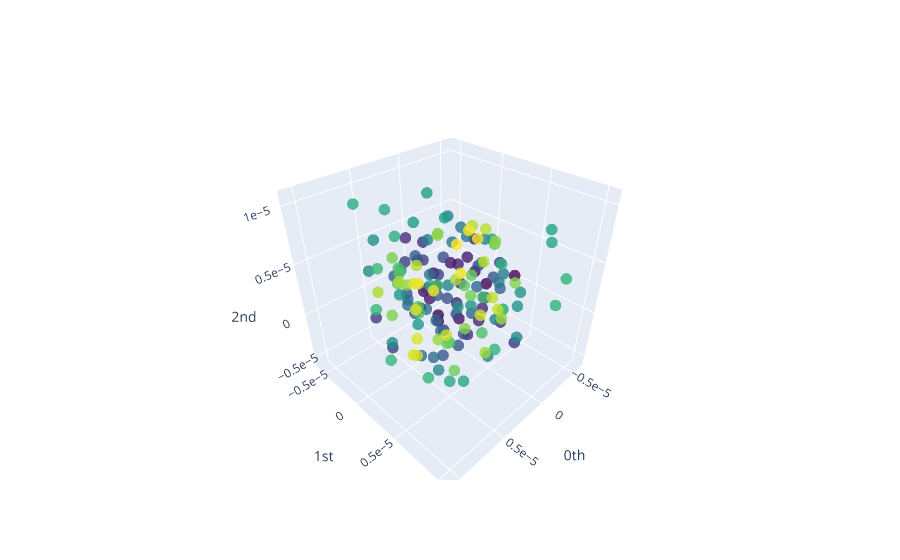

This figure's notebook cell:
### Code cell
channel_point_cloud_plot = gtda.plotting.plot_point_cloud(channel_point_clouds[print_obj])
display(channel_point_cloud_plot)
channel_point_cloud_plot.write_image(file = f"{subj}/{exp}/channel_point_cloud.svg", format = "svg")

### Figure 1 — Plotly figure (JSON) as saved in the notebook; plotly's stock layout.template omitted (floating-point values rounded to 4 significant figures; data arrays with more than 128 entries replaced by an {"elided": "..."} marker saying what was removed)
{"data": [{"marker": {"color": {"elided": "153 int values"}, "colorscale": [[0, "#440154"], [0.1111, "#482878"], [0.2222, "#3e4989"], [0.3333, "#31688e"], [0.4444, "#26828e"], [0.5556, "#1f9e89"], [0.6667, "#35b779"], [0.7778, "#6ece58"], [0.8889, "#b5de2b"], [1, "#fde725"]], "opacity": 0.8, "size": 4}, "mode": "markers", "type": "scatter3d", "x": {"elided": "153 float values"}, "y": {"elided": "153 float values"}, "z": {"elided": "153 float values"}}], "layout": {"scene": {"xaxis": {"exponentformat": "e", "showexponent": "all", "title": {"text": "0th"}, "type": "linear"}, "yaxis": {"exponentformat": "e", "showexponent": "all", "title": {"text": "1st"}, "type": "linear"}, "zaxis": {"exponentformat": "e", "showexponent": "all", "title": {"text": "2nd"}, "type": "linear"}}}}
